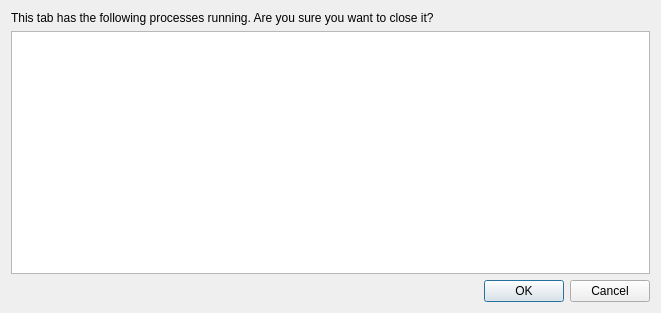
<?xml version="1.0" encoding="UTF-8"?>
<ui version="4.0">
 <class>CloseDialog</class>
 <widget class="QDialog" name="CloseDialog">
  <property name="geometry">
   <rect>
    <x>0</x>
    <y>0</y>
    <width>661</width>
    <height>313</height>
   </rect>
  </property>
  <property name="windowTitle">
   <string>Close tab</string>
  </property>
  <layout class="QVBoxLayout" name="verticalLayout">
   <item>
    <widget class="QLabel" name="label">
     <property name="text">
      <string>This tab has the following processes running. Are you sure you want to close it?</string>
     </property>
    </widget>
   </item>
   <item>
    <widget class="QTreeView" name="ChildView_"/>
   </item>
   <item>
    <widget class="QDialogButtonBox" name="buttonBox">
     <property name="orientation">
      <enum>Qt::Horizontal</enum>
     </property>
     <property name="standardButtons">
      <set>QDialogButtonBox::Cancel|QDialogButtonBox::Ok</set>
     </property>
    </widget>
   </item>
  </layout>
 </widget>
 <resources/>
 <connections>
  <connection>
   <sender>buttonBox</sender>
   <signal>accepted()</signal>
   <receiver>CloseDialog</receiver>
   <slot>accept()</slot>
   <hints>
    <hint type="sourcelabel">
     <x>248</x>
     <y>254</y>
    </hint>
    <hint type="destinationlabel">
     <x>157</x>
     <y>274</y>
    </hint>
   </hints>
  </connection>
  <connection>
   <sender>buttonBox</sender>
   <signal>rejected()</signal>
   <receiver>CloseDialog</receiver>
   <slot>reject()</slot>
   <hints>
    <hint type="sourcelabel">
     <x>316</x>
     <y>260</y>
    </hint>
    <hint type="destinationlabel">
     <x>286</x>
     <y>274</y>
    </hint>
   </hints>
  </connection>
 </connections>
</ui>
